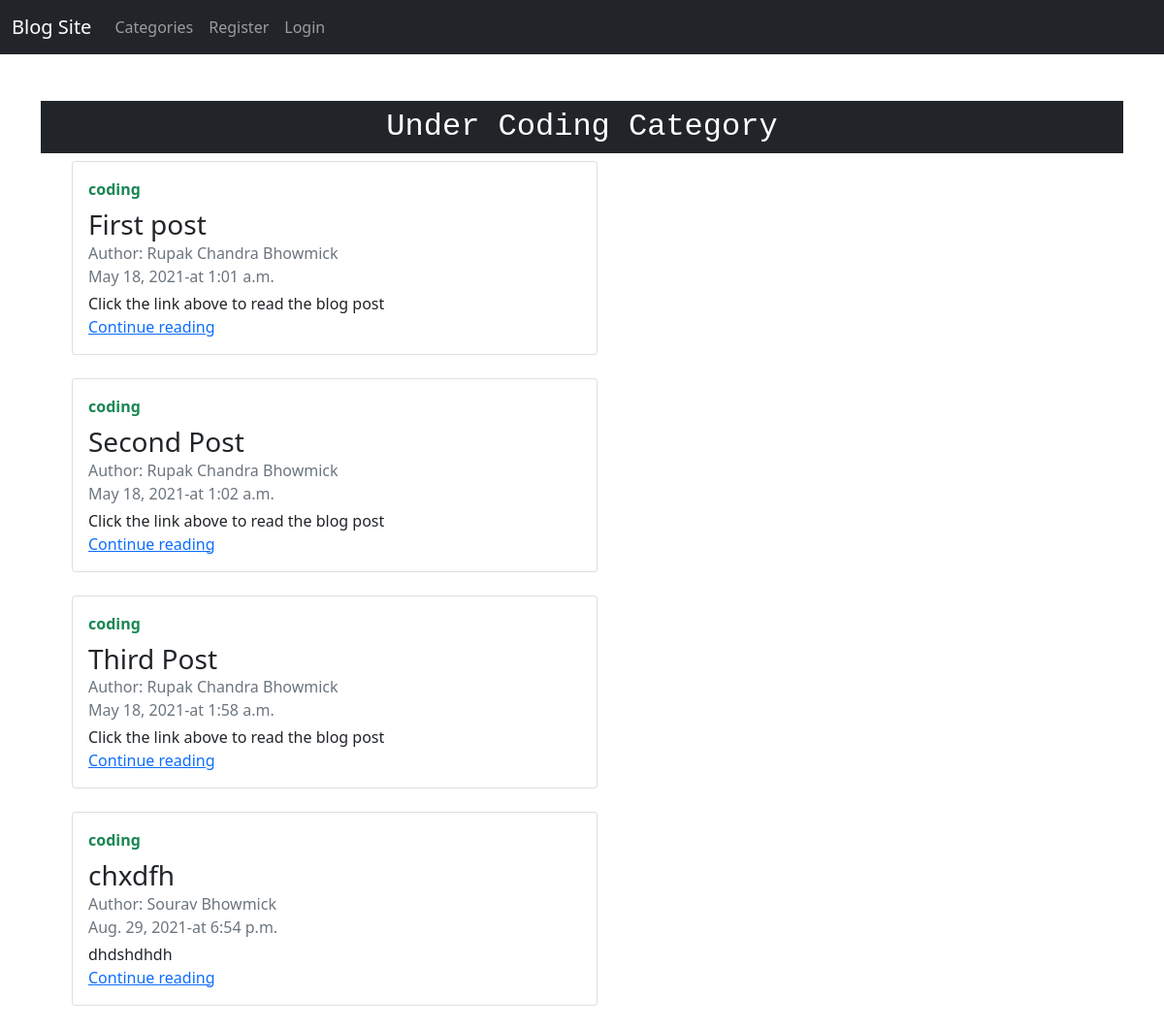
The app's page /category/coding/, older data.
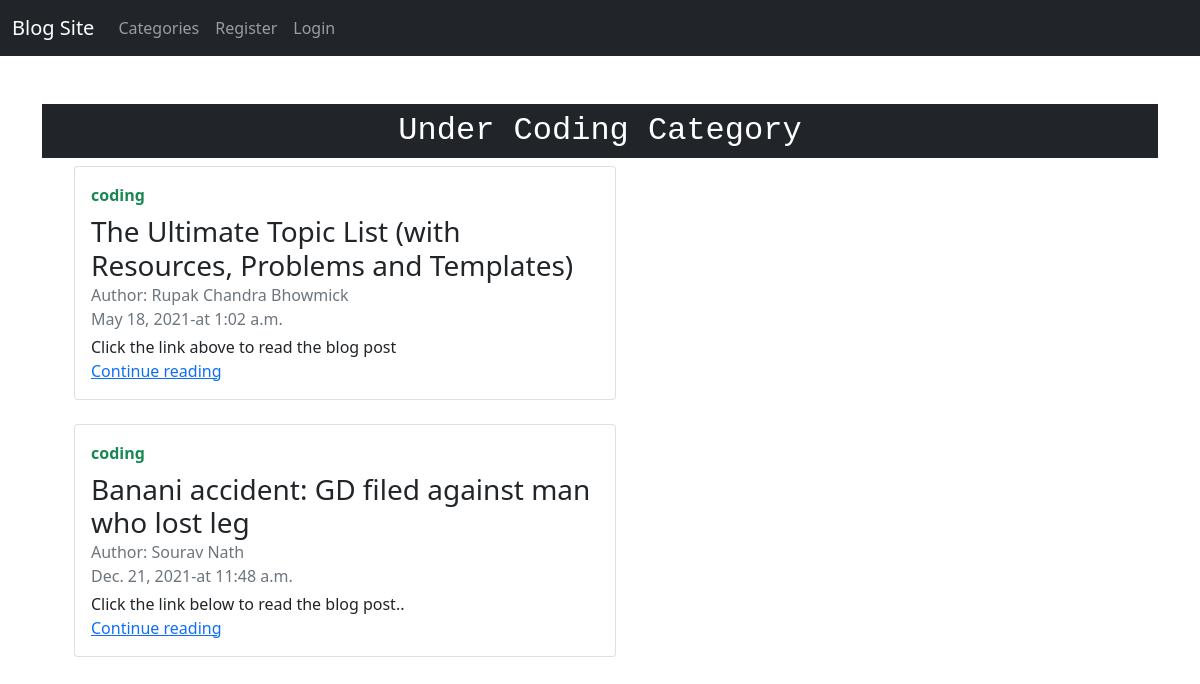
The same page, newer data.
### blog/models.py (models this page shows, shortened)
class Post(models.Model):
    title = models.CharField(max_length=255)
    header_image = models.ImageField(null=True,blank=True,upload_to="images/")
    title_tag = models.CharField(max_length=255,default = "My Blog")
    author= models.ForeignKey(User,on_delete= models.CASCADE)
    body = RichTextField(blank=True,null=True)
    post_date = models.DateField(auto_now_add = True)
    post_time = models.TimeField(auto_now_add = True)
    category = models.CharField(max_length=255,default="coding")
    likes = models.ManyToManyField(User,related_name="blog_posts")
    caption = models.CharField(max_length=255,default="Click the link below to read the blog post..")

### blog/views.py (the view)
# urls.py: path('category/<str:cats>/',CategoryView,name='category'),
def CategoryView(request,cats):
    category_posts = Post.objects.filter(category=cats)
    return render(request, 'blog/categories.html',{'cats':cats.title(),'category_posts':category_posts})

### blog/templates/blog/categories.html (shortened to what this page needs)
{% extends 'blog/base.html' %}
{% block content %}
{% if category_posts %}
    <h2 class="d-block p-2 bg-dark text-white" style="font-family: 'Courier New', Courier, monospace ; text-align: center;">Under {{ cats }} Category </h2>
    <ul style="list-style-type: none;">
        {% for post in category_posts %}
        <li>
            <div class="col-md-6">
                <div class="card flex-md-row mb-4 box-shadow h-md-250">
                <div class="card-body d-flex flex-column align-items-start">
                    <a class="text-decoration-none" href="{% url 'category' post.category %}">
                        <strong class="d-inline-block mb-2 text-success">{{ post.category }}</strong>
                    </a>
                    <h3 class="mb-0">
                    <a class="text-dark text-decoration-none" href="{% url 'article-detail' post.pk %}">{{ post.title }}</a>
                    </h3>
                    <div class="mb-1 text-muted">Author:
                            {{ post.author.first_name }}
                            {{ post.author.last_name }} <br>
                            {{ post.post_date }}-at {{ post.post_time }}
                    </div>
                    <p class="card-text mb-auto">{{ post.caption }}</p>
                    <a href="{% url 'article-detail' post.pk %}">Continue reading</a>
                </div>
                </div>
            </div>
        </li>
        {% endfor %}
    </ul>
{% else %}
<h2>No post found ...</h2>
{% endif %}
{% endblock %}

Row changes from the older to the newer data that the page shows:
removed Post: category "coding", title "First post", author.first_name "Rupak Chandra", author.last_name "Bhowmick", post_date "May 18, 2021", post_time "1:01 a.m.", caption "Click the link above to read the blog post"
removed Post: category "coding", title "Third Post", author.first_name "Rupak Chandra", author.last_name "Bhowmick", post_date "May 18, 2021", post_time "1:58 a.m.", caption "Click the link above to read the blog post"
removed Post: category "coding", title "chxdfh", author.first_name "Sourav", author.last_name "Bhowmick", post_date "Aug. 29, 2021", post_time "6:54 p.m.", caption "dhdshdhdh"
changed Post "Click the link above to read the blog post": title "Second Post" → "The Ultimate Topic List (with Resources, Problems and Templates)"
added Post: category "coding", title "Banani accident: GD filed against man who lost leg", author.first_name "Sourav", author.last_name "Nath", post_date "Dec. 21, 2021", post_time "11:48 a.m.", caption "Click the link below to read the blog post.."
